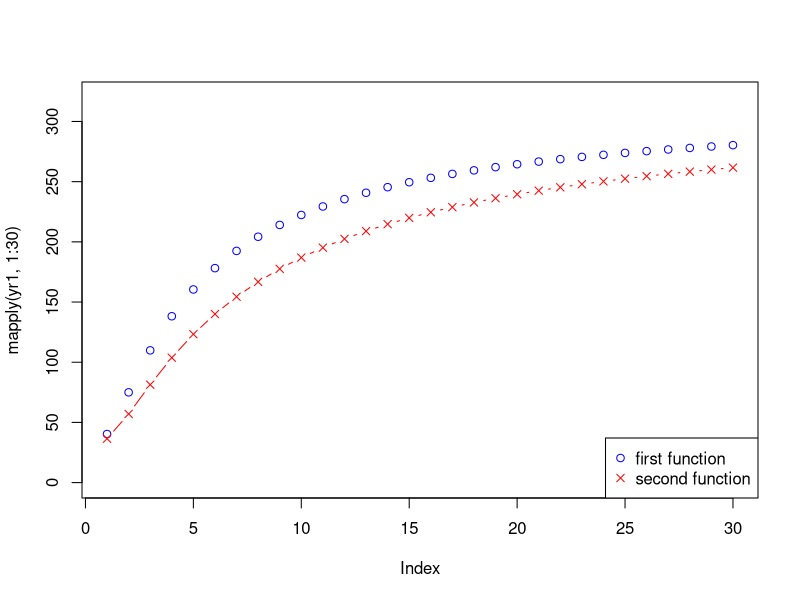

The R script that drew this image: (Note: this script raises an error after producing the figure.)
## ---- chunk 1
#We use a vector x to express the citations of every citing paper
x <- c(1,4,10,7,35,50,0,21,19,25,28,21,17,1,16,50,26,55,19,12,14,15,68,25,8,16,53,33,202,315,11,147,7)
## ---- chunk 2
library(knitr)
## ---- chunk 3

#cr1 to express the first function
cr1 <- function(x,theta){
        x <- as.numeric(x)
        y <- 0   
        y <- ((sum(x^(theta)))/length(x))^(1/(theta))   
        y   
}    

#cr2 to express the second funtion
cr2 <- function(x,theta){
        x <- as.numeric(x)
        y <- 0   
        y <- (sum(x^theta))^(1/(theta+1))    
        y    
}

#Then we write two funcitons to plot the trends of cr1 & cr2.

yr1 <- function(theta){cr1(x,theta)}
yr2 <- function(theta){cr2(x,theta)}
## ---- chunk 4

plot(mapply(yr1,1:30),col = "blue",pch = 1,ylim = c(0,320))
lines(mapply(yr2,1:30),type = "b",col = "red",pch = 4)
legend("bottomright",c("first function","second function"),col = c("blue","red"),pch = c(1,4))
## ---- chunk 5
d2389 <- d2389[,c(1,2,6,8,20:137)]
colnames(d2389) <- c("ti","au","so","py","tc","avc",1900:2015)
table(d2389$py)
d2389 <- d2389[c(1:6,115:122)]
d2008 <- subset(d2389, py == 2008)# publication year == 2008
d2008 <- d2008[7:14, ]

dd2008 <- data.frame(year = NA, d2008) #plus year as avaraible
d2008$year <-as.numeric(rownames(d2008))
m1 <- mPlot(x = 2008:2015, y = d2008[,1:5],data = d2008)

## ---- chunk 6
options(java.parameters = "Xmx4096m")
#set java.parameters
## ---- chunk 7
rsdata <- function(x){
        x <- x[,c(1,2,6,8,20:137)]
        colnames(x) <- c("ti","au","so","py","tc","avc",1900:2015)
        return(x)
}

rdxlsx <- function(file,start,end){
        x <- read.xlsx2(file,1,startRow = start, endRow = 
                        end,colClasses = c(rep("character",6
                        ),"Date","numeric",rep("character",11),rep
                        ("numeric",118)))
}
## ---- chunk 8
x <- 1:14
y <- c(8,50,57,76,56,84,63,64,56,63,40,62,40,44)
z <- vector()
for (i in 1:14) {
        z[i] <- sum(y[1:i])
}
fit <- nls(z ~ 40 * (exp(a1 * (pnorm((log(x)-a2)/a3))-1)),start = list(a1=3,a2=3,a3=2))

mcmodel <- function(x,y,m = 35,data,lambda = 2,mu = 2,sigma = 2){
        fit <- nls(y ~ m * (exp(lambda * (pnorm((log(x)-mu)/sigma))-1)),start = list(lambda=lambda,mu=mu,sigma=sigma))
        fit
}
## ---- chunk 9
#calculate the real citation value of the selected year

cry <- function(data,year,theta = 1,m = 35){
        data <- data[!is.na(data[,"py"]),] #delete the data that have no pulication years
        year <- as.numeric(year)
        if(year < min(as.numeric(data[,"py"]),na.rm = TRUE)) {
                stop("Invalid year:too small!")
                
        }
        ydata <- subset(data, py <= year) # find the necessary articles
        n1 <- dim(ydata)[1] #find number of articles
        n2 <- dim(ydata)[2] # number of columns
        h <- vector() #storage the citation of each paper
        for (i in 1:n1){
                puby <- as.numeric(ydata[i,"py"])
                h[i] <- sum(ydata[i,(122-(2015-puby)):(122-(2015-year))],na.rm = TRUE)    # count number of citaitons till this year            
        }
        
        cdata <- NULL
        cdata$rc <- round(sum(log((3*h/m)^theta+1)),3)
        cdata$ct <- n1 #ordinary citation
        as.data.frame(cdata)
}
# m represents the average citations in a research area

#But often review has much more citations than ordinary #research articles

twocit <- function(data,theta = 1, m = 35){
         data <- data[!is.na(data[,"py"]),] #delete the data that have no pulication years
        miny <- min(as.numeric(data[,"py"]),na.rm = TRUE)
        xa <- NULL
        for (year in miny:2014){
                xa <- rbind(xa,cry(data,year,theta,m))          
        }
       
       xa$year <- 1:(2014-min(as.numeric(data[,"py"]))+1)
        xa
}

## ---- chunk 10
summary(cars)
## ---- chunk 11
plot(cars)
